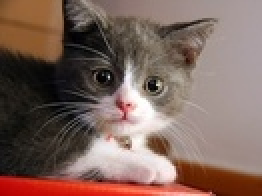
%> input picture VarianceDirectionFinding/cat.jpg, 131 x 98 px, shrunk from 200 x 150 before the run (shown 2 times larger)
$ octave --eval "main;"   (GNU Octave 9; MATLAB toolbox functions it lacks are replaced by stand-ins)
%> lines starting %> are read from the running program, lines starting %| are printed output that depends on the picture; in (x1, y1, x2, y2) boxes, pixels count from 0 and x2, y2 are one past the last pixel; in counts of white or black regions, pixels touching at a corner belong together; the program's own positions count from 1
### Code/mdv.m
function tImg = mdv(im, pxCount)
    V = ones([size(im), 4]) .* -1;

	for dir = 1:4
        D = makeDirectionVector(dir);
		M = filter2(D ./ sum(sum(D)), im);

        for i = 3:size(im,1)-2
        for j = 3:size(im,2)-2
            a = im(i-2:i+2, j-2:j+2);
            a = (a - M(i,j)) .^ 2;
            V(i,j,dir) = sum(sum(a));
        end
        end
    end

    I = min(V,[],3);
    I = (I - min(min(I))) ./ max(max(I));

    % Scale back the variance
    V(V == -1) = max(max(max(V)));
    V = (V - min(min(min(V)))) ./ max(max(max(V)));

    % Threshold to maximize variance
%     o = zeros(size(I,1), 0);
    for t = 0.05:0.025:0.95
        tI = I;
        tI(tI < t) = 0;
        tI(tI ~= 0) = 1;

        if sum(sum(tI)) > pxCount
            tImg = tI;
        end

%         o = [o tI];
    end
%     imtool(label2rgb(bwlabel(o)));


%     imtool(im);
%     imtool([I, imcomplement(I); V(:,:,1), V(:,:,2); V(:,:,3), V(:,:,4)]);
end

function v = makeDirectionVector(dir)
	v = zeros(5,5);

	switch dir
	case 1
		v(3,:) = ones(1,5);
	case 2
		v = rot90(makeDirectionVector(1));
	case 3
		for i = 1:5
			v(i,i) = 1;
		end
	case 4
		v = rot90(makeDirectionVector(3));
    end
end

### mdvpoi.m
function [pr,pc] = mdvpoi(im, pxCount)
    [pr,pc] = find(mdv(im, pxCount) == 1);
end

### VarianceDirectionFinding/mdvboi.m
function boxes = mdvboi(im, pxCount)
    im = mdv(im, pxCount);
    im = imdilate(im, strel('disk',3,4));
    labels = bwlabel(im);

    boxes = zeros(max(max(labels)), 4);
    for i = 1:max(max(labels))
        region = (labels == i);
        box = regionprops(region, 'BoundingBox');
        boxes(i,:) = box.BoundingBox;
    end
end

### VarianceDirectionFinding/main.m
function main
    im = getCat();
%> in getCat, im is the input picture: size 98x131x3 uint8; mean R, G, B 126.6, 101.2, 92.2
    imtool(mdv(im, 20));
%> in mdv, `I = min(V,[],3);`:
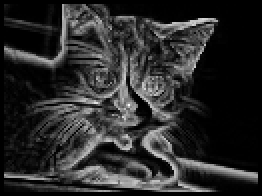
%> I: size 98x131 double (shown 2 times larger); min -1, max 3994, mean 672.2; drawn with min black and max white
%> in mdv, `V(V == -1) = max(max(max(V)));`:
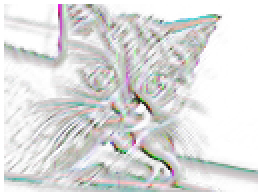
%> V: size 98x131x4 double (shown 2 times larger); mean R, G, B, A 1414, 1430.3, 1456.5, 1476.6; transparent parts drawn white
%> the loop in mdv, `for t = 0.05:0.025:0.95` made 37 passes
%> pass 1, in mdv, `tImg = tI;`:
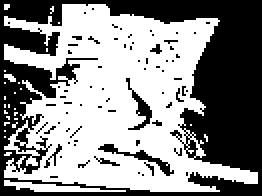
%> tImg: size 98x131 double (shown 2 times larger); values 0 (black) and 1 (white), 54.7% white; 72 black regions (67 under 20 px), largest, box (x1, y1, x2, y2) and area: (0, 0, 131, 98) 5336, (49, 72, 87, 88) 116, (63, 39, 76, 65) 97, (22, 72, 31, 84) 26, (47, 78, 60, 83) 21
%> after the loop in mdv, `for t = 0.05:0.025:0.95`: tI: size 98x131 double; values 0 (black) and 1 (white), 0.01% white in thin lines or dots, all inside (x1, y1, x2, y2) = (64, 52, 65, 53)
%> after the loop in mdv, `for t = 0.05:0.025:0.95`:
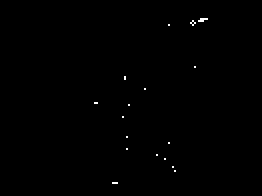
%> tImg: size 98x131 double (shown 2 times larger); values 0 (black) and 1 (white), 0.23% white in thin lines or dots, all inside (x1, y1, x2, y2) = (47, 9, 104, 92)
    [r,c] = mdvpoi(im, 15)
%> in mdvpoi, `[pr,pc] = find(mdv(im, pxCount) == 1);`: pr = 30 values from 10 to 92; pc = 30 values from 48 to 104
%> r = 30 values, max 92 at index 3, min 10 at index 25, mean 44.27; c = 30 values from 48 to 104
    boxes = mdvboi(im, 15);
%> in mdvboi, `im = imdilate(im, strel('disk',3,4));`: im: size 98x131 double; values 0 (black) and 1 (white), 3.1% white; 13 white regions, largest, box (x1, y1, x2, y2) and area: (76, 75, 90, 88) 73, (93, 7, 106, 15) 72, (54, 89, 61, 94) 31
%> in mdvboi, `labels = bwlabel(im);`:
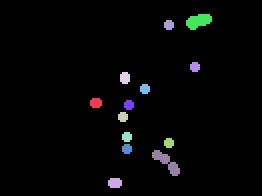
%> labels: size 98x131 double (shown 2 times larger); 14 distinct labels, from 0 to 13; one colour per label, 0 black
%> the loop in mdvboi, `for i = 1:max(max(labels))` made 13 passes
%> box on passes 1 to 12: {BoundingBox [45.5 49.5 6 5]}, {BoundingBox [54.5 89.5 7 5]}, {BoundingBox [59.5 56.5 5 5]}, {BoundingBox [60.5 36.5 5 6]}, {BoundingBox [61.5 66.5 5 5]}, {BoundingBox [61.5 72.5 5 5]}, {BoundingBox [62.5 50.5 5 5]}, {BoundingBox [70.5 42.5 5 5]}, {BoundingBox [76.5 75.5 14 13]}, {BoundingBox [82.5 10.5 5 5]}, {BoundingBox [82.5 69.5 5 5]}, {BoundingBox [93.5 7.5 13 8]}
%> pass 1, in mdvboi, `region = (labels == i);`:
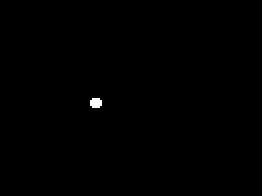
%> region: size 98x131 logical (shown 2 times larger); 0.2% white; 1 white region, box (x1, y1, x2, y2) and area: (45, 49, 51, 54) 26
%> after the loop in mdvboi, `for i = 1:max(max(labels))`: boxes = 13 rows, first 8: [45.5 49.5 6 5; 54.5 89.5 7 5; 59.5 56.5 5 5; 60.5 36.5 5 6; 61.5 66.5 5 5; 61.5 72.5 5 5; 62.5 50.5 5 5; 70.5 42.5 5 5]
    size(boxes)
%> ans = [13 4]

    imshow(im);
    hold on;
    for i = 1:size(boxes,1)
        rectangle('position', boxes(i,:), 'EdgeColor', 'r', 'FaceColor', 'r');
    end
%> `main;`:
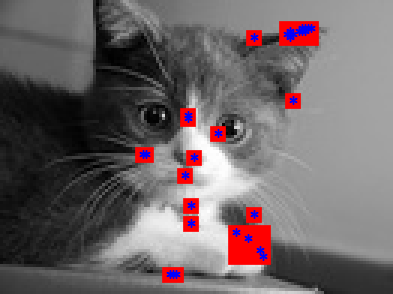
%> figure redrawn from the program's plot data; shown 3 times larger
    plot(c, r, 'b*');
    hold off;
end

function mapToGray(mask, im)
    mask = uint8(mask);
    img = repmat(im, [1,1,3]);

    blue = img(:,:,2);
    blue(mask) = 1;
    img(:,:,2) = blue;

    imtool(img);
end

function im = getCat
	im = imread('cat.jpg');
	im = rgb2gray(im);
end

function im = getDiff
    im1 = rgb2gray(imread('im5.png'));
    im2 = rgb2gray(imread('im6.png'));

    im = (im1 - im2);
end
